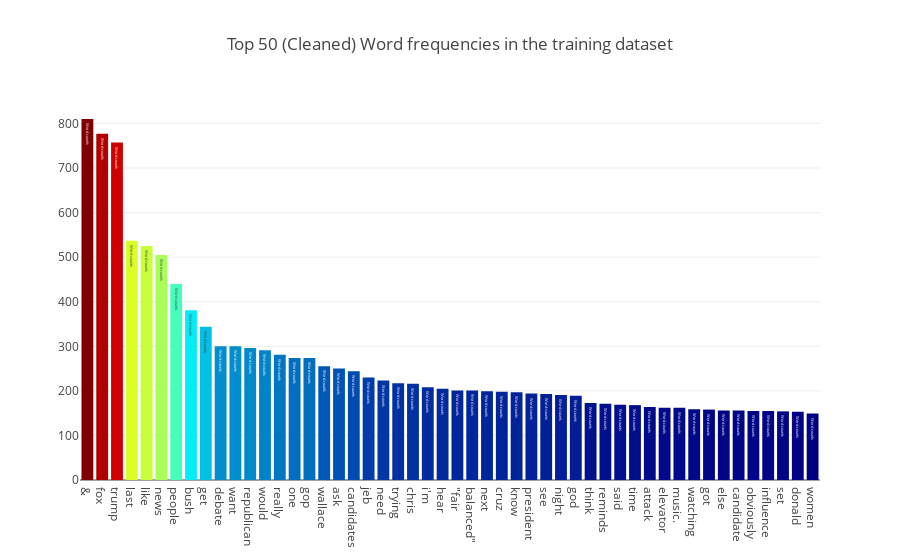

Notebook code for this chart:
### Code cell
data = [go.Bar(
            x = key,
            y = value,
            marker= dict(colorscale='Jet',
                         color = value
                        ),
            text='Word counts'
    )]

layout = go.Layout(
    title='Top 50 (Cleaned) Word frequencies in the training dataset'
)

fig = go.Figure(data=data, layout=layout)

py.iplot(fig, filename='basic-bar')

### Figure 1 — Plotly figure (JSON) as saved in the notebook; plotly's stock layout.template omitted (floating-point values rounded to 4 significant figures)
{"data": [{"marker": {"color": [810, 777, 757, 537, 525, 505, 440, 381, 344, 300, 300, 296, 291, 281, 274, 274, 255, 250, 244, 230, 223, 217, 216, 208, 205, 201, 201, 199, 198, 197, 194, 193, 191, 189, 173, 171, 169, 168, 164, 162, 162, 159, 158, 156, 156, 155, 155, 154, 153, 149], "colorscale": "Jet"}, "text": "Word counts", "type": "bar", "x": ["&amp;", "fox", "trump", "last", "like", "news", "people", "bush", "get", "debate", "want", "republican", "would", "really", "one", "gop", "wallace", "ask", "candidates", "jeb", "need", "trying", "chris", "i'm", "hear", "\"fair", "balanced\"", "next", "cruz", "know", "president", "see", "night", "god", "think", "reminds", "said", "time", "attack", "elevator", "music.", "watching", "got", "else", "candidate", "obviously", "influence", "set", "donald", "women"], "y": [810, 777, 757, 537, 525, 505, 440, 381, 344, 300, 300, 296, 291, 281, 274, 274, 255, 250, 244, 230, 223, 217, 216, 208, 205, 201, 201, 199, 198, 197, 194, 193, 191, 189, 173, 171, 169, 168, 164, 162, 162, 159, 158, 156, 156, 155, 155, 154, 153, 149]}], "layout": {"title": "Top 50 (Cleaned) Word frequencies in the training dataset"}}
